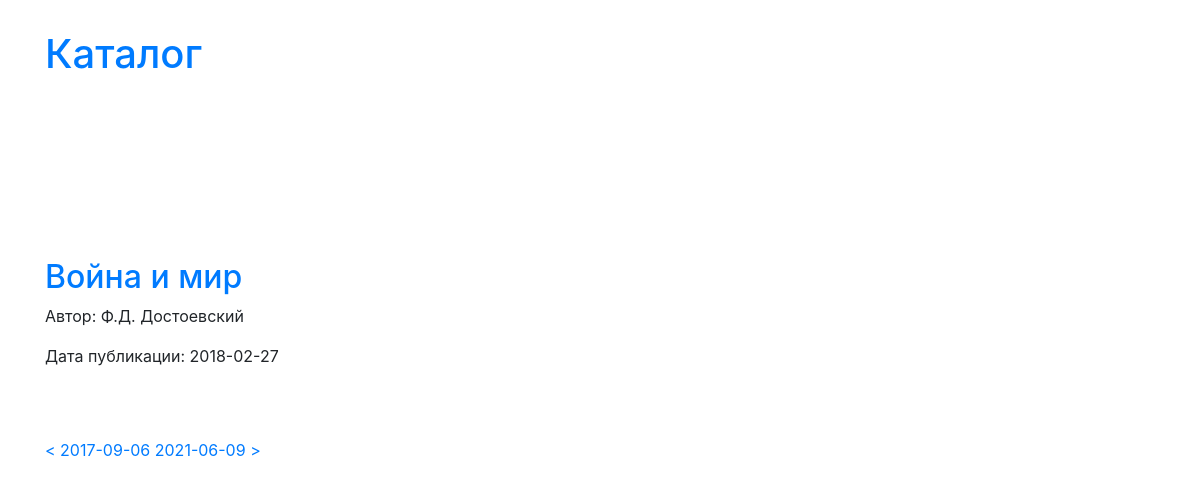
The page /books/2018-02-27 on the database its author committed.
### books/models.py (models this page shows, shortened)
class Book(models.Model):
    name = models.CharField(u'Название', max_length=64)
    author = models.CharField(u'Автор', max_length=64)
    pub_date = models.DateField(u'Дата публикации')

### books/views.py (the view)
# urls.py: path('books/<pubdate:dt>', get_specific_book, name='book'),
def get_specific_book(request, dt):
    template = 'books/specific_book.html'
    book = Book.objects.get(pub_date=dt)
    prev_date = Book.objects.filter(pub_date__lt=dt).values('pub_date').order_by('pub_date').last()
    next_date = Book.objects.filter(pub_date__gt=dt).values('pub_date').order_by('pub_date').first()
    prev, next = None, None
    if prev_date:
        prev = prev_date.get('pub_date')
    if next_date:
        next = next_date.get('pub_date')
    context = {
        'book': book,
        'prev': prev,
        'next': next,
    }
    return render(request, template, context)

### books/converters.py (called while the page is built)
    def to_python(self, value: str):
        return datetime.strptime(value, self.format)

    def to_url(self, value: datetime):
        return value.strftime(self.format)

### templates/books/specific_book.html (shortened to what this page needs)
{% extends "base.html" %}
{% load static %}
{% block content %}
    <div class="container">
        <div class="header">
            <h1><a href="/books">Каталог</a></h1>
        </div>
        <div class="row">
            <div class="book col-md-4">
                <h2><a href="{% url 'book' book.pub_date %}">{{ book.name }}</a></h2>
                <p>Автор: {{ book.author }}</p>
                <p>Дата публикации: {{ book.pub_date|date:"Y-m-d"}}</p>
            </div>
        </div>
        <br>
         {% if not prev is None %}
            <a class="button button-primary" href="http://127.0.0.1:8000/books/{{ prev|date:"Y-m-d" }}">< {{ prev|date:"Y-m-d" }}</a>
        {% endif %}
        {% if not next is None %}
            <a class="button button-primary" href="http://127.0.0.1:8000/books/{{ next|date:"Y-m-d" }}">{{ next|date:"Y-m-d" }} ></a>
        {% endif %}
    </div>
{% endblock %}

### static/css/style.css (style rules this page uses)
.header { margin-top: 30px; margin-bottom: 150px; }
.book { margin-top: 30px; margin-bottom: 30px; }

### rows shown on the page
Book: name "Война и мир", author "Ф.Д. Достоевский", pub_date "2018-02-27"

### other values the page prints
{{ prev|date:"Y-m-d" }} "2017-09-06"
{{ next|date:"Y-m-d" }} "2021-06-09"
